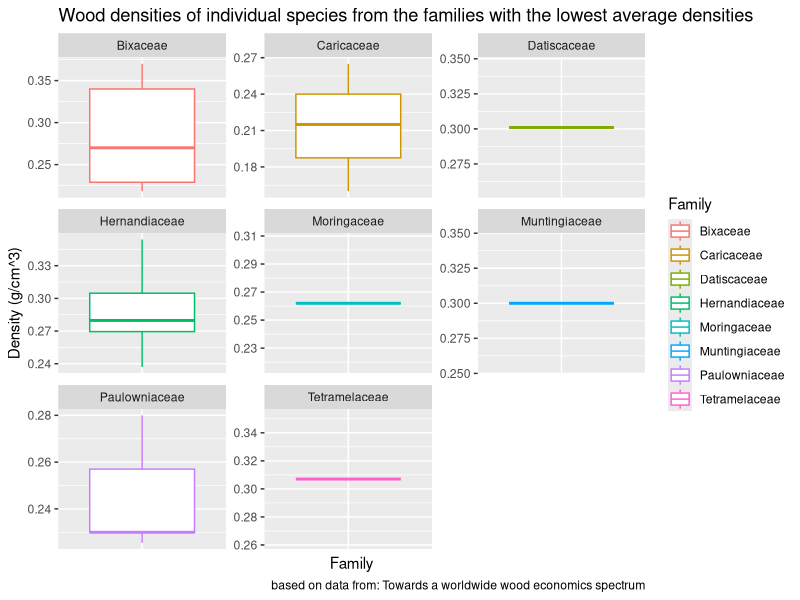
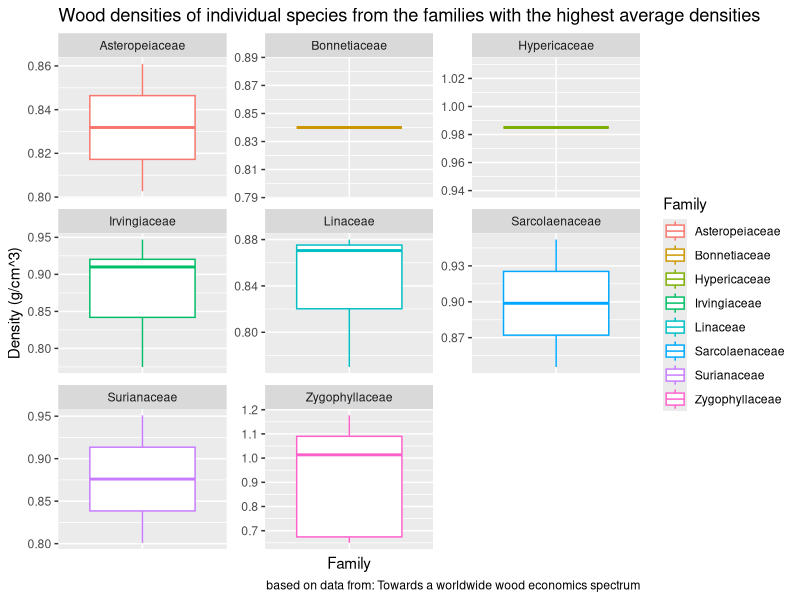
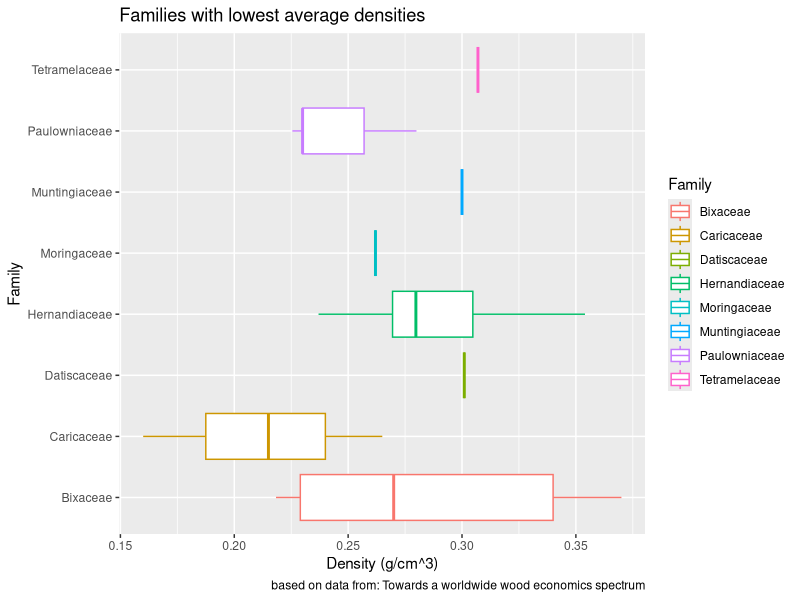
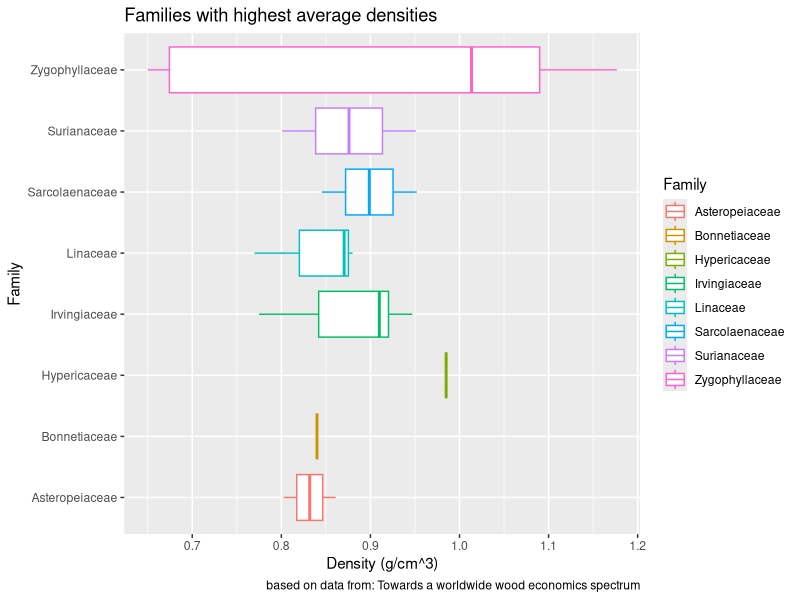

R code for these plots, in order:
##################################
####### PART 1: SETTING UP #######
##################################

#Import wood density data csv 
woodDensityData <- read.csv("woodDensityData.csv", stringsAsFactors = F)

#Rename fourth column
colnames(woodDensityData)[4] <- "WoodDensity"

#Rename sixth column just bc I don't like the period in it idk
colnames(woodDensityData)[6] <- "RefNumb"

#########################################
####### PART 2: WORKING WITH DATA #######
#########################################

####### Step 4 #######
#Where's the NA?
which(is.na(woodDensityData$WoodDensity))
#We found it! It's in row 12150

#No magic numbers
deleteNA <- which(is.na(woodDensityData$WoodDensity))

#Reassign woodDensityData with NA removed
woodDensityData <- woodDensityData[-c(deleteNA), ]

#Check to make sure it's removed
which(is.na(woodDensityData))


####### Step 5 #######
#Collapse each species into a single point using dplyr
#load dplyr
library("dplyr")
#group tables
#make sure there are three columns: binomial, family, and mean wood density 
#assign to new data frame
speciesDensityData <- woodDensityData %>%
    group_by( Binomial, Family ) %>%
    summarise( meanDensity = mean(WoodDensity))

####### Step 5 METHOD 2 #######
#Collapse each species into a single point using base R functions
speciesDensityData2 <- aggregate(woodDensityData$WoodDensity, list(woodDensityData$Binomial, woodDensityData$Family), mean)


####### Step 6 #######
#Now collapse each family into a single point
familyDensityData <- speciesDensityData %>%
    group_by( Family ) %>%
    summarise( famMeanDensity = mean(meanDensity))

#sort by mean density and assign to new data frame
sortedFamDensityData <- familyDensityData[order(familyDensityData$famMeanDensity), ]

#6c: 
#Set threshold
num <- 8
#Find families with 8 highest avg densities
topFams <- head(sortedFamDensityData, num)
topFamsTable <- table(topFams$Family)
topFamsName <- names(topFamsTable)
#Find families with 8 lowest avg densities
bottomFams <- tail(sortedFamDensityData, num)
bottomFamsTable <- table(bottomFams$Family)
bottomFamsName <- names(bottomFamsTable)


################################
####### PART 3: PLOTTING #######
################################
library("ggplot2")

####### Step 7 #######
#subset data for lowest 8 densities 
keepRows <- (speciesDensityData$Family %in% topFamsName)
cat(paste("\nNumber of observations kept = ", sum(keepRows), "\n"))
topFamsData <- speciesDensityData[keepRows, ]

allTopdf <- as.data.frame(topFamsData)

#subset data for highest 8 densities
keepRows1 <- (speciesDensityData$Family %in% bottomFamsName)
cat(paste("\nNumber of observations kept = ", sum(keepRows1), "\n"))
bottomFamsData <- speciesDensityData[keepRows1, ]

allBottomdf <- as.data.frame(bottomFamsData)

#Make plots for lowest 8 and highest 8 densities
#lowest
#ALSO YAY PRETTY COLORS!
plot1 <- ggplot(allTopdf, aes(x = Family, y = meanDensity, color = Family)) +
    geom_boxplot() +
    facet_wrap(facets = ~Family, scale="free")
#Add some labels
plot1 <- plot1 + labs(y = "Density (g/cm^3)", 
                      title = "Wood densities of individual species from the families with the lowest average densities", 
                      caption = "based on data from: Towards a worldwide wood economics spectrum")
#Remove tick text because it's cluttery and ugly!
plot1 <- plot1 + theme(axis.ticks.x = element_blank(), 
                       axis.text.x = element_blank())
#highest 
plot2 <- ggplot(allBottomdf, aes(x = Family, 
                                 y = meanDensity, 
                                 color = Family)) +
    geom_boxplot() +
    facet_wrap(facets = ~Family, 
               scale="free")
#once again, add labels
plot2 <- plot2 + labs(y = "Density (g/cm^3)", 
                      title = "Wood densities of individual species from the families with the highest average densities", 
                      caption = "based on data from: Towards a worldwide wood economics spectrum")
#Remove tick text because it's cluttery and ugly!
plot2 <- plot2 + theme(axis.ticks.x = element_blank(),
                       axis.text.x = element_blank())

####### Step 8 #######
#one plot with 8 lowest
plot3 <- ggplot(allTopdf, aes(x = Family, 
                              y = meanDensity, 
                              color = Family)) +
    geom_boxplot() +
    coord_flip()
plot3 <- plot3 + labs(y = "Density (g/cm^3)", 
                      title = "Families with lowest average densities", 
                      caption = "based on data from: Towards a worldwide wood economics spectrum")

#one plot with 8 highest
plot4 <- ggplot(allBottomdf, aes(x = Family, 
                                 y = meanDensity, 
                                 color = Family)) +
    geom_boxplot() +
    coord_flip()
plot4 <- plot4 + labs(y = "Density (g/cm^3)", 
                      title = "Families with highest average densities", 
                      caption = "based on data from: Towards a worldwide wood economics spectrum")


